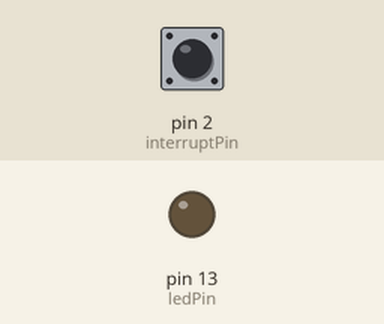
Bench run of a sketch on a simulated Arduino Uno, built with avr-gcc and run on an emulated ATmega328P. Parts: output pins drawn as LEDs (lit = HIGH). The inputs (shaded band) are chosen by the test bench; at power-on: pin 2 (interruptPin) HIGH.

Above: at 1.2 s.
1.3 s: pin 2 (interruptPin) pulled LOW for 0.15 s
At 1.37 s:
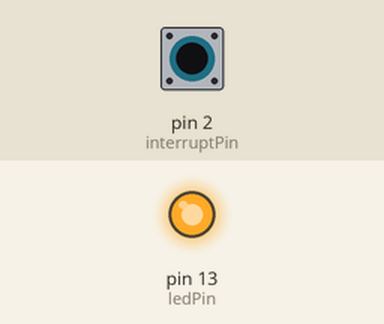
2.9 s: pin 2 (interruptPin) pulled LOW for 3.2 s
At 6.6 s:
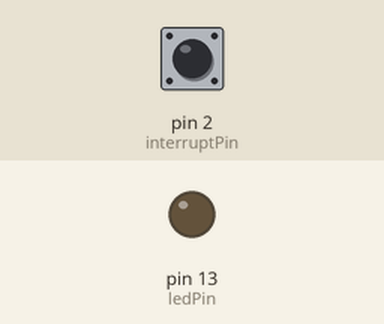
Timing chart, 0 to 8.1 s (numbered marks = the images above; inputs shaded):
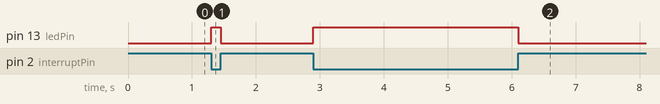

Measured:
- after the input at 1.3 s, pin 13 (ledPin): LOW → HIGH at once, → LOW 0.15 s later
- after the input at 2.9 s, pin 13 (ledPin): LOW → HIGH at once, → LOW 3.2 s later

The sketch:

SERVO_STUFF_4_4_23_V3.ino
```cpp
const byte ledPin = 13;
const byte interruptPin = 2;
volatile byte state = LOW;
String test = "";
 char c;


void setup() {
  // put your setup code here, to run once:
  Serial.begin(9600);
  pinMode(ledPin, OUTPUT);
  pinMode(interruptPin, INPUT_PULLUP);
  attachInterrupt(digitalPinToInterrupt(interruptPin), blink_, CHANGE);
}

void loop() {
  // put your main code here, to run repeatedly:

}


void blink_() {
  state = !state;
  //Serial.println("I AM HERE");
  if (c == '}') {
    Serial.print(test);
    test="";
    c = ' ';
  }
  else
  {
    while (Serial.available())
    {
      c = Serial.read();
      test += c;
    }
  }

    /*
      if (c=='}'&&test.length()>5)
      {
       Serial.print(test);
       test=="";
      }
    */


    digitalWrite(ledPin, state);
  }
```
